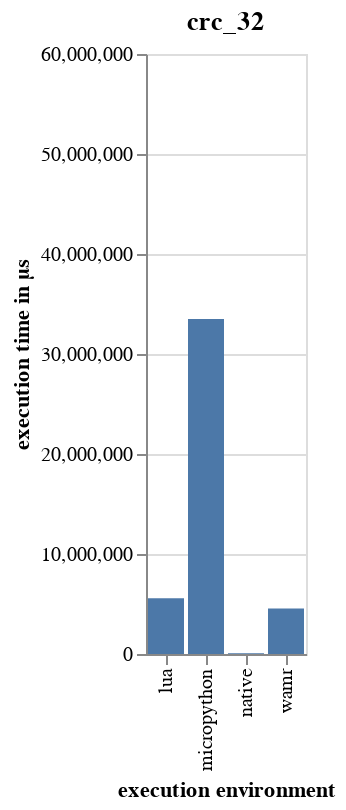
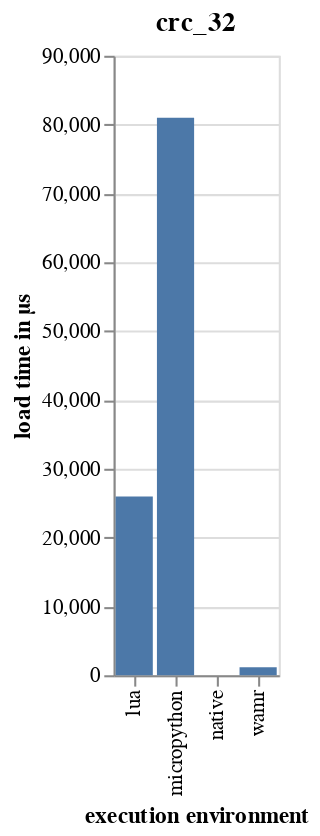
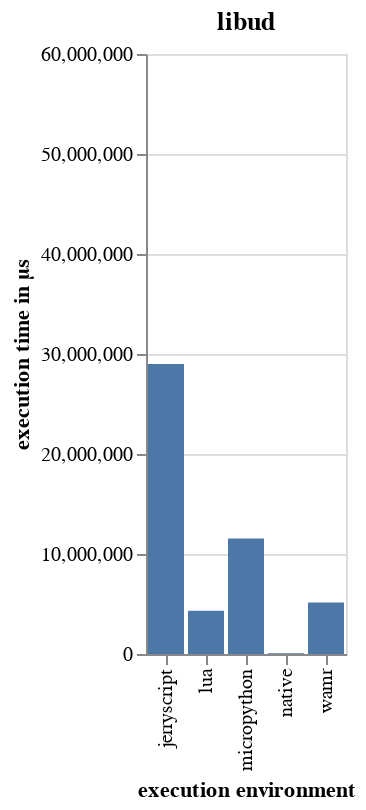
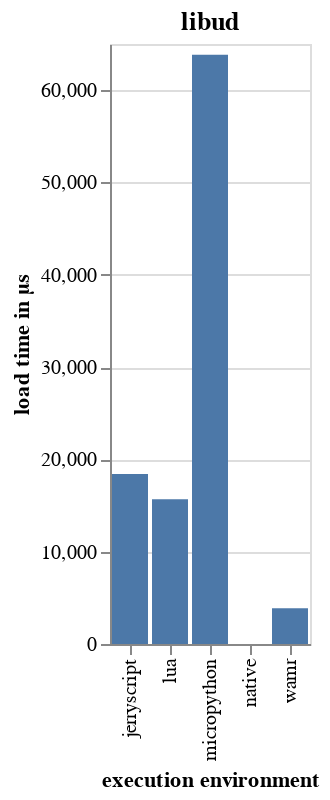

Notebook code cell kept with these figures, in order:
### Code cell
# Ensure the toolbar with PNG export is enabled
alt.renderers.set_embed_options(actions={"export": True, "source": False, "compiled": False, "editor": False})

benchmarks = (
    benchmark_df
    .select(pl.col("benchmark").unique().sort())
    .to_series()
    .to_list()
)

Y_MAX = 60_000_000

# 2 columns: left = execution time, right = load time
grid = GridspecLayout(len(benchmarks), 2, grid_gap="8px", width="100%")

for i, b in enumerate(benchmarks):
    filtered = benchmark_df.filter(pl.col("benchmark") == b)

    benchmark_avg_over_iteration = filtered.group_by("environment").agg(
        pl.col("execution_time_us").mean().alias("execution_time_us"),
        (pl.col("init_runtime_us").mean() + pl.col("load_program_us").mean()).alias("load_time_us"),
    )

    exec_chart = (
        alt.Chart(benchmark_avg_over_iteration)
        .mark_bar()
        .encode(
            alt.X("environment:N", title="execution environment"),
            alt.Y("execution_time_us:Q", title="execution time in µs", scale=alt.Scale(domain=[0, Y_MAX])),
        )
        .properties(title=b) \
        .display(scaleFactor=2)

    )

    load_chart = (
        alt.Chart(benchmark_avg_over_iteration)
        .mark_bar()
        .encode(
            alt.X("environment:N", title="execution environment"),
            alt.Y("load_time_us:Q", title="load time in µs"),
        )
        .properties(title=b) \
        .display(scaleFactor=2)
    )

    # out_left, out_right = Output(), Output()

    # grid[i, 0] = out_left
    # grid[i, 1] = out_right

    # with out_left:
    #     display(exec_chart)
    # with out_right:
    #     display(load_chart)

    # display(out_left)


# display(grid)

### Figure 1 — Vega-Lite specification as saved in the notebook (floating-point values rounded to 4 significant figures)
{"config": {"view": {"continuousWidth": 300, "continuousHeight": 300}}, "data": {"name": "data-20d79aca95abc00c92e3e317d760a1fd"}, "mark": {"type": "bar"}, "encoding": {"x": {"field": "environment", "title": "execution environment", "type": "nominal"}, "y": {"field": "execution_time_us", "scale": {"domain": [0, 60000000]}, "title": "execution time in µs", "type": "quantitative"}}, "title": "crc_32", "$schema": "https://vega.github.io/schema/vega-lite/v5.20.1.json", "datasets": {"data-20d79aca95abc00c92e3e317d760a1fd": [{"environment": "micropython", "execution_time_us": 33490000.0, "load_time_us": 80980.0}, {"environment": "lua", "execution_time_us": 5579000.0, "load_time_us": 25980.0}, {"environment": "native", "execution_time_us": 78980.0, "load_time_us": 0.0}, {"environment": "wamr", "execution_time_us": 4549000.0, "load_time_us": 1150.0}]}}

### Figure 2 — Vega-Lite specification as saved in the notebook (floating-point values rounded to 4 significant figures)
{"config": {"view": {"continuousWidth": 300, "continuousHeight": 300}}, "data": {"name": "data-20d79aca95abc00c92e3e317d760a1fd"}, "mark": {"type": "bar"}, "encoding": {"x": {"field": "environment", "title": "execution environment", "type": "nominal"}, "y": {"field": "load_time_us", "title": "load time in µs", "type": "quantitative"}}, "title": "crc_32", "$schema": "https://vega.github.io/schema/vega-lite/v5.20.1.json", "datasets": {"data-20d79aca95abc00c92e3e317d760a1fd": [{"environment": "micropython", "execution_time_us": 33490000.0, "load_time_us": 80980.0}, {"environment": "lua", "execution_time_us": 5579000.0, "load_time_us": 25980.0}, {"environment": "native", "execution_time_us": 78980.0, "load_time_us": 0.0}, {"environment": "wamr", "execution_time_us": 4549000.0, "load_time_us": 1150.0}]}}

### Figure 3 — Vega-Lite specification as saved in the notebook (floating-point values rounded to 4 significant figures)
{"config": {"view": {"continuousWidth": 300, "continuousHeight": 300}}, "data": {"name": "data-1d846d3448b4bb488d2b4d12114c4d58"}, "mark": {"type": "bar"}, "encoding": {"x": {"field": "environment", "title": "execution environment", "type": "nominal"}, "y": {"field": "execution_time_us", "scale": {"domain": [0, 60000000]}, "title": "execution time in µs", "type": "quantitative"}}, "title": "libud", "$schema": "https://vega.github.io/schema/vega-lite/v5.20.1.json", "datasets": {"data-1d846d3448b4bb488d2b4d12114c4d58": [{"environment": "jerryscript", "execution_time_us": 28990000.0, "load_time_us": 18420.0}, {"environment": "lua", "execution_time_us": 4323000.0, "load_time_us": 15690.0}, {"environment": "wamr", "execution_time_us": 5148000.0, "load_time_us": 3869.0}, {"environment": "native", "execution_time_us": 65830.0, "load_time_us": 0.0}, {"environment": "micropython", "execution_time_us": 11550000.0, "load_time_us": 63840.0}]}}

### Figure 4 — Vega-Lite specification as saved in the notebook (floating-point values rounded to 4 significant figures)
{"config": {"view": {"continuousWidth": 300, "continuousHeight": 300}}, "data": {"name": "data-1d846d3448b4bb488d2b4d12114c4d58"}, "mark": {"type": "bar"}, "encoding": {"x": {"field": "environment", "title": "execution environment", "type": "nominal"}, "y": {"field": "load_time_us", "title": "load time in µs", "type": "quantitative"}}, "title": "libud", "$schema": "https://vega.github.io/schema/vega-lite/v5.20.1.json", "datasets": {"data-1d846d3448b4bb488d2b4d12114c4d58": [{"environment": "jerryscript", "execution_time_us": 28990000.0, "load_time_us": 18420.0}, {"environment": "lua", "execution_time_us": 4323000.0, "load_time_us": 15690.0}, {"environment": "wamr", "execution_time_us": 5148000.0, "load_time_us": 3869.0}, {"environment": "native", "execution_time_us": 65830.0, "load_time_us": 0.0}, {"environment": "micropython", "execution_time_us": 11550000.0, "load_time_us": 63840.0}]}}
